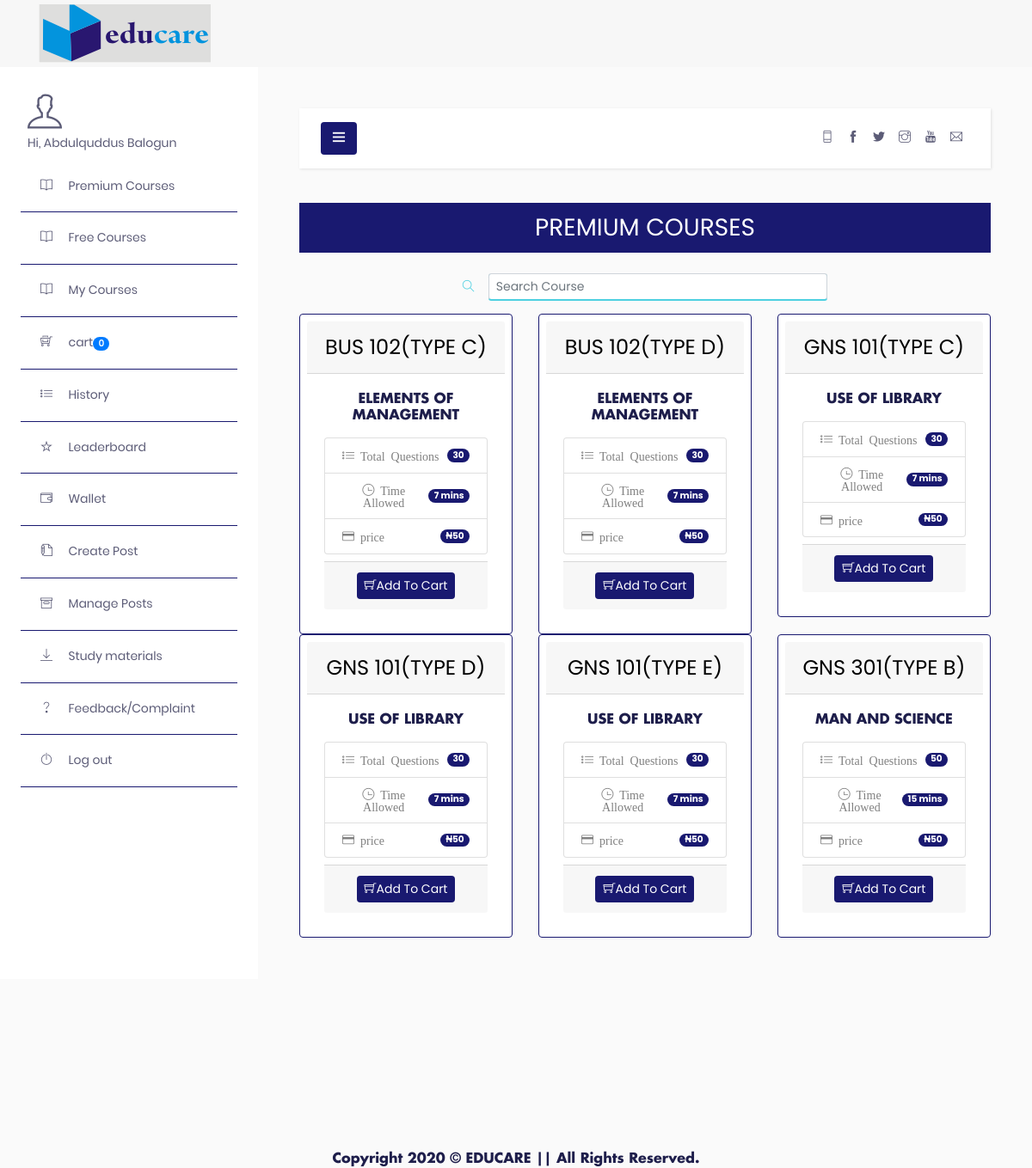
Screenshot of /user_dashboard.php (signed in) with the database file from the repository.
### tables this page shows
CREATE TABLE `quiz` (
  `id` int(11) NOT NULL,
  `eid` text NOT NULL,
  `title` varchar(100) NOT NULL,
  `sahi` int(11) NOT NULL,
  `total` int(11) NOT NULL,
  `time` bigint(20) NOT NULL,
  `intro` text NOT NULL,
  `date` timestamp NOT NULL DEFAULT CURRENT_TIMESTAMP ON UPDATE CURRENT_TIMESTAMP,
  `price` varchar(50) NOT NULL
);

### Available-Courses.php (the view, shortened to what this page needs)
   <?php  if (@$_GET['q']==9 || !isset($_GET['q']) ): ?>
    <h3 style="color:white; background-color:midnightblue;" class="mb-3 p-2">PREMIUM COURSES</h3>
     <div class="row" id="myItems">
        <div class="col-md-8 offset-md-2 mb-3">
            <form class="form-inline d-flex justify-content-center md-form form-sm active-cyan active-cyan-2 mt-2">
              <i class="ti-search" aria-hidden="true"></i>
              <input class="form-control form-control-sm ml-3 w-75" type="text" placeholder="Search Course"
                aria-label="Search" id="myFilter" onkeyup="myFunction()">
            </form>
        </div>
    <?php
    $sql = "SELECT * FROM quiz WHERE price !='free' ORDER BY title";
    $stmt = $pdo->prepare($sql);
    $stmt->execute();
    ?>
      <?php while($course = $stmt->fetch(PDO::FETCH_ASSOC)): ?>
         <?php
            $course_title=$course['title'];
            $course_des=$course['intro'];
            $total=$course['total'];
            $course_time=$course['time'];
            $course_price=$course['price'];
        ?>
  <div class="col-lg-4 col-sm-6 col-md-4 col-xs-6 course-item">
    <div class="card p-2 rounded hover-shadow">
      <h4 class="card-header course-title"><?php echo $course_title; ?></h4>
      <div class="card-body">
        <h6 class="card-title mb-3"><?php echo $course_des; ?></h6>
        <ul class="list-group mb-2">
            <li class="list-group-item d-flex justify-content-between align-items-center">
            <i class="ti-list mr-1"> Total Questions</i>
            <span class="badge badge-primary badge-pill" style="background-color: midnightblue;"><?php echo $total; ?></span>
            </li>
            <li class="list-group-item d-flex justify-content-between align-items-center">
            <i class="ti-time mr-1"> Time Allowed</i>
            <span class="badge badge-primary badge-pill" style="background-color: midnightblue;"><?php echo $course_time; ?> mins</span>
            </li>
            <li class="list-group-item d-flex justify-content-between align-items-center">
            <i class="ti-credit-card mr-1"> price</i>
            <span class="badge badge-primary badge-pill" style="background-color: midnightblue;">&#8358;<?php echo $course_price; ?></span>
            </li>
        </ul>
        <div class="card-footer text-muted">
        <form method="post">
          <button type="submit" class="btn btn-primary btn-sm rounded" name="cart">
            <i class="ti-shopping-cart" style="color: white;"></i>Add to Cart
          </button>
        </form>
        </div>
      </div>
    </div>
  </div>
       <?php endwhile; ?>
</div>
<?php endif; ?>

### assets/css/style.css (style rules this page uses)
body { line-height: 1.2; font-family: "Poppins", sans-serif; -webkit-font-smoothing: antialiased; font-size: 15px; color: #5c5c77; }
h1, h2, h3, h4, h5, h6 { color: #1e1e4b; font-family: "futura-bold"; font-weight: 700; line-height: 1.2; }
h3, .h3 { font-size: 25px; }
h4, .h4 { font-size: 20px; }
h6, .h6 { font-size: 16px; }
.btn { font-size: 16px; font-family: "Poppins", sans-serif; text-transform: capitalize; padding: 15px 40px; border-radius: 0; font-weight: 500; border: 0; position: relative; z-index: 1; transition: .2s ease; overflow: hidden; }
.btn::before { position: absolute; content: ""; height: 80%; width: 100%; left: 0; bottom: 10%; z-index: -1; transition: -webkit-transform .2s ease-in-out; transition: transform .2s ease-in-out; transition: transform .2s ease-in-out, -webkit-transform .2s ease-in-out; -webkit-transform-origin: top; transform-origin: top; -webkit-transform: scaleY(0); transform: scaleY(0); }
.btn-sm { font-size: 14px; padding: 10px 35px; }
.btn-primary { background: midnightblue; color: #fff; }
.btn-primary::before { background: #fff; }
body { background-color: #fff; overflow-x: hidden; }
ol, ul { list-style-type: none; margin: 0px; }
a, button, select { cursor: pointer; transition: .2s ease; }
h4 { transition: .2s ease; }
.text-muted { color: #b5b5b7 !important; }
.hover-shadow { transition: .3s ease; }
.form-control { height: 60px; background: #fff; border-radius: 0; padding-left: 25px; }
.course-title, .post-title { text-transform: uppercase !important; }

### assets/css/main.css (style rules this page uses)
* { margin: 0px; padding: 0px; box-sizing: border-box; }
body, html { height: 100%; font-family: Poppins-Regular, sans-serif; }
h1,h2,h3,h4,h5,h6 { margin: 0px; }
ul, li { margin: 0px; list-style-type: none; }
input { outline: none; border: none; }
button { outline: none !important; border: none; background: transparent; }

### Available-Courses.php (style rules this page uses)
.active-cyan-2 input.form-control[type=text] { border-bottom: 1px solid #4dd0e1; box-shadow: 0 1px 0 0 #4dd0e1; }
.active-cyan-2 .ti-search { color: #4dd0e1; }

### Users-Courses.php (style rules this page uses)
.active-cyan-2 input.form-control[type=text] { border-bottom: 1px solid #4dd0e1; box-shadow: 0 1px 0 0 #4dd0e1; }
.active-cyan-2 .ti-search { color: #4dd0e1; }

### rows the page displays
quiz: title "BUS 102(TYPE C)", intro "ELEMENTS OF MANAGEMENT", total "30", time "7", price "50"
quiz: title "BUS 102(TYPE D)", intro "ELEMENTS OF MANAGEMENT", total "30", time "7", price "50"
quiz: title "GNS 101(TYPE C)", intro "USE OF LIBRARY", total "30", time "7", price "50"
quiz: title "GNS 101(TYPE D)", intro "USE OF LIBRARY", total "30", time "7", price "50"
quiz: title "GNS 101(TYPE E)", intro "USE OF LIBRARY", total "30", time "7", price "50"
quiz: title "GNS 301(TYPE B)", intro "MAN AND SCIENCE", total "50", time "15", price "50"

### other values shown
$user "Abdulquddus Balogun"
$cart_total "0"
